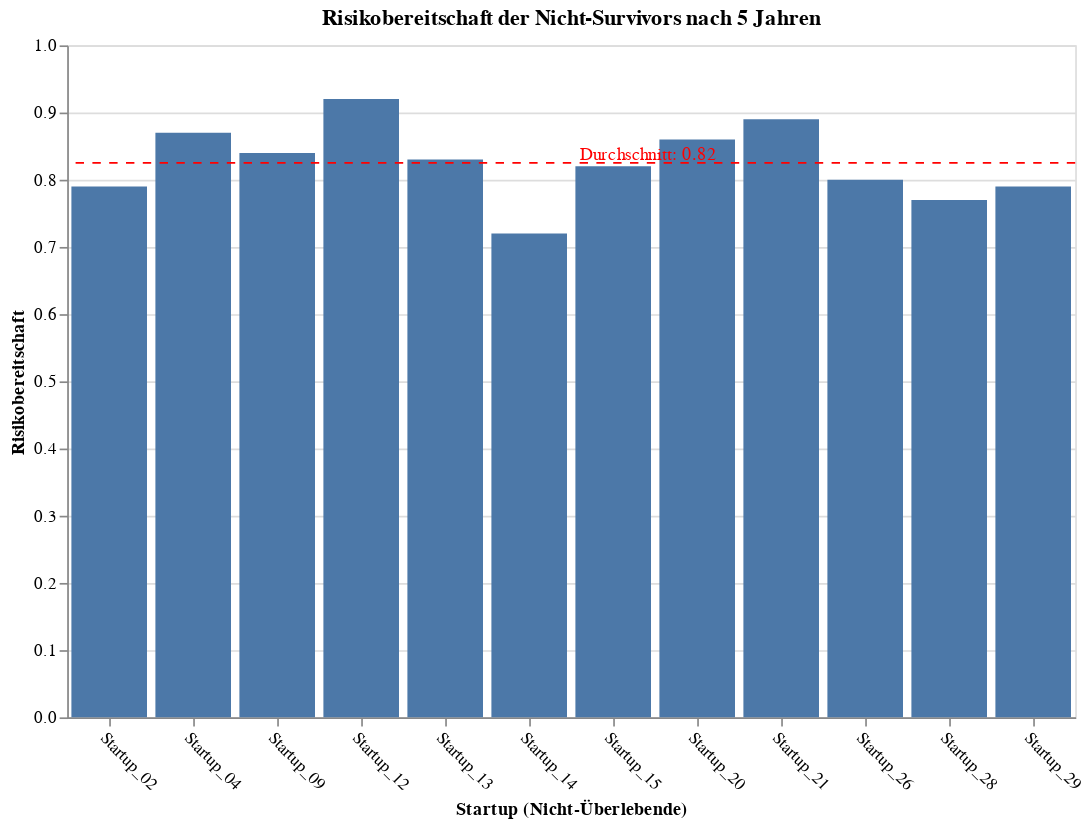

Notebook source saved alongside this figure:
### Code cell
#Nur Nicht-Survivors filtern
non_survivors = df[df['Survived5Years'] == False]

#Durchschnitt berechnen
avg_risk_non = non_survivors['RiskTolerance'].mean()

#Balkendiagramm der Risikobereitschaft der Nicht-Survivors
bars_non = alt.Chart(non_survivors).mark_bar().encode(
    x=alt.X('Startup:N', title='Startup (Nicht-Überlebende)', sort=None),
    y=alt.Y('RiskTolerance:Q', title='Risikobereitschaft')
)

#Horizontale Linie für den Durchschnitt
avg_line_non = alt.Chart(pd.DataFrame({
    'y': [avg_risk_non]
})).mark_rule(color='red', strokeDash=[5, 5]).encode(
    y='y:Q'
)

#Textlabel für die Durchschnittslinie
avg_text_non = alt.Chart(pd.DataFrame({
    'y': [avg_risk_non],
    'text': [f'Durchschnitt: {avg_risk_non:.2f}']
})).mark_text(align='left', dx=5, dy=-5, color='red').encode(
    y='y:Q',
    text='text:N'
)

#Kombinieren und anzeigen
chart_non = (bars_non + avg_line_non + avg_text_non).properties(
    title='Risikobereitschaft der Nicht-Survivors nach 5 Jahren',
    width=600,
    height=400
).configure_axisX(
    labelAngle=45
)

chart_non

### Figure 1 — Vega-Lite specification as saved in the notebook (floating-point values rounded to 4 significant figures)
{"config": {"view": {"continuousWidth": 300, "continuousHeight": 300}, "axisX": {"labelAngle": 45}}, "layer": [{"data": {"name": "data-349052cb2ae9774eaaaca34d2a6d7046"}, "mark": {"type": "bar"}, "encoding": {"x": {"field": "Startup", "sort": null, "title": "Startup (Nicht-Überlebende)", "type": "nominal"}, "y": {"field": "RiskTolerance", "title": "Risikobereitschaft", "type": "quantitative"}}}, {"data": {"name": "data-52ee380dc615ed4e74672cdd12b1a2fd"}, "mark": {"type": "rule", "color": "red", "strokeDash": [5, 5]}, "encoding": {"y": {"field": "y", "type": "quantitative"}}}, {"data": {"name": "data-1ea32e95dbec54e464cbc1004d1f2f3a"}, "mark": {"type": "text", "align": "left", "color": "red", "dx": 5, "dy": -5}, "encoding": {"text": {"field": "text", "type": "nominal"}, "y": {"field": "y", "type": "quantitative"}}}], "height": 400, "title": "Risikobereitschaft der Nicht-Survivors nach 5 Jahren", "width": 600, "$schema": "https://vega.github.io/schema/vega-lite/v5.20.1.json", "datasets": {"data-349052cb2ae9774eaaaca34d2a6d7046": [{"Startup": "Startup_02", "RiskTolerance": 0.79, "Survived5Years": false}, {"Startup": "Startup_04", "RiskTolerance": 0.87, "Survived5Years": false}, {"Startup": "Startup_09", "RiskTolerance": 0.84, "Survived5Years": false}, {"Startup": "Startup_12", "RiskTolerance": 0.92, "Survived5Years": false}, {"Startup": "Startup_13", "RiskTolerance": 0.83, "Survived5Years": false}, {"Startup": "Startup_14", "RiskTolerance": 0.72, "Survived5Years": false}, {"Startup": "Startup_15", "RiskTolerance": 0.82, "Survived5Years": false}, {"Startup": "Startup_20", "RiskTolerance": 0.86, "Survived5Years": false}, {"Startup": "Startup_21", "RiskTolerance": 0.89, "Survived5Years": false}, {"Startup": "Startup_26", "RiskTolerance": 0.8, "Survived5Years": false}, {"Startup": "Startup_28", "RiskTolerance": 0.77, "Survived5Years": false}, {"Startup": "Startup_29", "RiskTolerance": 0.79, "Survived5Years": false}], "data-52ee380dc615ed4e74672cdd12b1a2fd": [{"y": 0.825}], "data-1ea32e95dbec54e464cbc1004d1f2f3a": [{"y": 0.825, "text": "Durchschnitt: 0.82"}]}}
